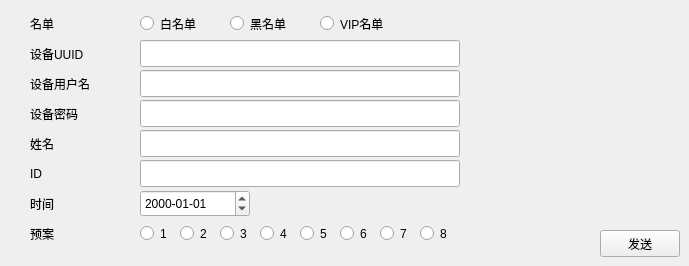
        <widget class="QWidget" name="page4">
         <widget class="QLabel" name="listlab4">
          <property name="geometry">
           <rect>
            <x>30</x>
            <y>10</y>
            <width>80</width>
            <height>27</height>
           </rect>
          </property>
          <property name="minimumSize">
           <size>
            <width>0</width>
            <height>27</height>
           </size>
          </property>
          <property name="text">
           <string>名单</string>
          </property>
          <property name="margin">
           <number>5</number>
          </property>
         </widget>
         <widget class="QLabel" name="uuidlab4">
          <property name="geometry">
           <rect>
            <x>30</x>
            <y>40</y>
            <width>80</width>
            <height>27</height>
           </rect>
          </property>
          <property name="minimumSize">
           <size>
            <width>0</width>
            <height>27</height>
           </size>
          </property>
          <property name="text">
           <string>设备UUID</string>
          </property>
          <property name="margin">
           <number>5</number>
          </property>
         </widget>
         <widget class="QLabel" name="usedlab4">
          <property name="geometry">
           <rect>
            <x>30</x>
            <y>70</y>
            <width>80</width>
            <height>27</height>
           </rect>
          </property>
          <property name="minimumSize">
           <size>
            <width>0</width>
            <height>27</height>
           </size>
          </property>
          <property name="text">
           <string>设备用户名</string>
          </property>
          <property name="margin">
           <number>5</number>
          </property>
         </widget>
         <widget class="QLabel" name="passwordlab4">
          <property name="geometry">
           <rect>
            <x>30</x>
            <y>100</y>
            <width>80</width>
            <height>27</height>
           </rect>
          </property>
          <property name="minimumSize">
           <size>
            <width>0</width>
            <height>27</height>
           </size>
          </property>
          <property name="text">
           <string>设备密码</string>
          </property>
          <property name="margin">
           <number>5</number>
          </property>
         </widget>
         <widget class="QLabel" name="namelab4">
          <property name="geometry">
           <rect>
            <x>30</x>
            <y>130</y>
            <width>80</width>
            <height>27</height>
           </rect>
          </property>
          <property name="minimumSize">
           <size>
            <width>0</width>
            <height>27</height>
           </size>
          </property>
          <property name="text">
           <string>姓名</string>
          </property>
          <property name="margin">
           <number>5</number>
          </property>
         </widget>
         <widget class="QLabel" name="idlab4">
          <property name="geometry">
           <rect>
            <x>30</x>
            <y>160</y>
            <width>80</width>
            <height>27</height>
           </rect>
          </property>
          <property name="minimumSize">
           <size>
            <width>0</width>
            <height>27</height>
           </size>
          </property>
          <property name="text">
           <string>ID</string>
          </property>
          <property name="margin">
           <number>5</number>
          </property>
         </widget>
         <widget class="QLabel" name="timelab4">
          <property name="geometry">
           <rect>
            <x>30</x>
            <y>190</y>
            <width>80</width>
            <height>27</height>
           </rect>
          </property>
          <property name="minimumSize">
           <size>
            <width>0</width>
            <height>27</height>
           </size>
          </property>
          <property name="text">
           <string>时间</string>
          </property>
          <property name="margin">
           <number>5</number>
          </property>
         </widget>
         <widget class="QLabel" name="planlab4">
          <property name="geometry">
           <rect>
            <x>30</x>
            <y>220</y>
            <width>80</width>
            <height>27</height>
           </rect>
          </property>
          <property name="minimumSize">
           <size>
            <width>0</width>
            <height>27</height>
           </size>
          </property>
          <property name="text">
           <string>预案</string>
          </property>
          <property name="margin">
           <number>5</number>
          </property>
         </widget>
         <widget class="QRadioButton" name="whiterbtn4">
          <property name="geometry">
           <rect>
            <x>140</x>
            <y>10</y>
            <width>90</width>
            <height>27</height>
           </rect>
          </property>
          <property name="text">
           <string>白名单</string>
          </property>
         </widget>
         <widget class="QRadioButton" name="blackrbtn4">
          <property name="geometry">
           <rect>
            <x>230</x>
            <y>10</y>
            <width>90</width>
            <height>27</height>
           </rect>
          </property>
          <property name="text">
           <string>黑名单</string>
          </property>
         </widget>
         <widget class="QRadioButton" name="viprbtn4">
          <property name="geometry">
           <rect>
            <x>320</x>
            <y>10</y>
            <width>90</width>
            <height>27</height>
           </rect>
          </property>
          <property name="text">
           <string>VIP名单</string>
          </property>
         </widget>
         <widget class="QLineEdit" name="uuidEdit4">
          <property name="geometry">
           <rect>
            <x>140</x>
            <y>40</y>
            <width>320</width>
            <height>27</height>
           </rect>
          </property>
          <property name="minimumSize">
           <size>
            <width>0</width>
            <height>27</height>
           </size>
          </property>
         </widget>
         <widget class="QLineEdit" name="usedEdit4">
          <property name="geometry">
           <rect>
            <x>140</x>
            <y>70</y>
            <width>320</width>
            <height>27</height>
           </rect>
          </property>
          <property name="minimumSize">
           <size>
            <width>0</width>
            <height>27</height>
           </size>
          </property>
         </widget>
         <widget class="QLineEdit" name="passwordEdit4">
          <property name="geometry">
           <rect>
            <x>140</x>
            <y>100</y>
            <width>320</width>
            <height>27</height>
           </rect>
          </property>
          <property name="minimumSize">
           <size>
            <width>0</width>
            <height>27</height>
           </size>
          </property>
         </widget>
         <widget class="QLineEdit" name="nameEdit4">
          <property name="geometry">
           <rect>
            <x>140</x>
            <y>130</y>
            <width>320</width>
            <height>27</height>
           </rect>
          </property>
          <property name="minimumSize">
           <size>
            <width>0</width>
            <height>27</height>
           </size>
          </property>
         </widget>
         <widget class="QLineEdit" name="idEdit4">
          <property name="geometry">
           <rect>
            <x>140</x>
            <y>160</y>
            <width>320</width>
            <height>27</height>
           </rect>
          </property>
          <property name="minimumSize">
           <size>
            <width>0</width>
            <height>27</height>
           </size>
          </property>
         </widget>
         <widget class="QPushButton" name="send4">
          <property name="geometry">
           <rect>
            <x>600</x>
            <y>230</y>
            <width>80</width>
            <height>27</height>
           </rect>
          </property>
          <property name="minimumSize">
           <size>
            <width>80</width>
            <height>27</height>
           </size>
          </property>
          <property name="text">
           <string>发送</string>
          </property>
         </widget>
         <widget class="QRadioButton" name="prbtn0">
          <property name="geometry">
           <rect>
            <x>140</x>
            <y>220</y>
            <width>40</width>
            <height>27</height>
           </rect>
          </property>
          <property name="text">
           <string>1</string>
          </property>
         </widget>
         <widget class="QRadioButton" name="prbtn1">
          <property name="geometry">
           <rect>
            <x>180</x>
            <y>220</y>
            <width>40</width>
            <height>27</height>
           </rect>
          </property>
          <property name="text">
           <string>2</string>
          </property>
         </widget>
         <widget class="QRadioButton" name="prbtn2">
          <property name="geometry">
           <rect>
            <x>220</x>
            <y>220</y>
            <width>40</width>
            <height>27</height>
           </rect>
          </property>
          <property name="text">
           <string>3</string>
          </property>
         </widget>
         <widget class="QRadioButton" name="prbtn3">
          <property name="geometry">
           <rect>
            <x>260</x>
            <y>220</y>
            <width>40</width>
            <height>27</height>
           </rect>
          </property>
          <property name="text">
           <string>4</string>
          </property>
         </widget>
         <widget class="QRadioButton" name="prbtn4">
          <property name="geometry">
           <rect>
            <x>300</x>
            <y>220</y>
            <width>40</width>
            <height>27</height>
           </rect>
          </property>
          <property name="text">
           <string>5</string>
          </property>
         </widget>
         <widget class="QRadioButton" name="prbtn5">
          <property name="geometry">
           <rect>
            <x>340</x>
            <y>220</y>
            <width>40</width>
            <height>27</height>
           </rect>
          </property>
          <property name="text">
           <string>6</string>
          </property>
         </widget>
         <widget class="QRadioButton" name="prbtn6">
          <property name="geometry">
           <rect>
            <x>380</x>
            <y>220</y>
            <width>40</width>
            <height>27</height>
           </rect>
          </property>
          <property name="text">
           <string>7</string>
          </property>
         </widget>
         <widget class="QRadioButton" name="prbtn7">
          <property name="geometry">
           <rect>
            <x>420</x>
            <y>220</y>
            <width>40</width>
            <height>27</height>
           </rect>
          </property>
          <property name="text">
           <string>8</string>
          </property>
         </widget>
         <widget class="QDateEdit" name="dateEdit4">
          <property name="geometry">
           <rect>
            <x>140</x>
            <y>190</y>
            <width>110</width>
            <height>27</height>
           </rect>
          </property>
          <property name="displayFormat">
           <string>yyyy-MM-dd</string>
          </property>
         </widget>
        </widget>
